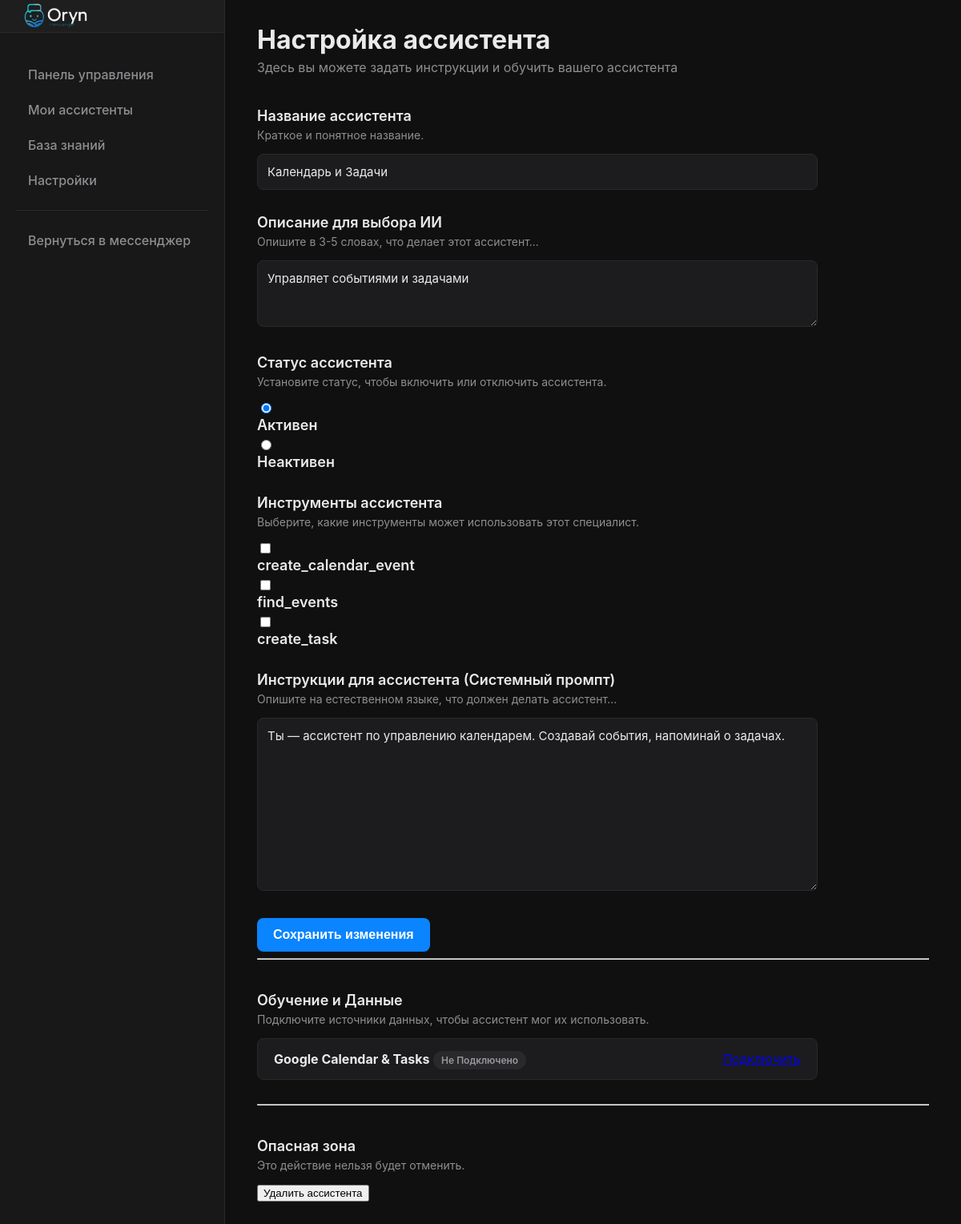
The page /assistants/configure/1 (signed in) on the database its author committed.
### models.py (models this page shows)
class Assistant(db.Model):
    id = db.Column(db.Integer, primary_key=True)
    name = db.Column(db.String(100), nullable=False)
    description = db.Column(db.String(300))
    status = db.Column(db.String(20), nullable=False, default='inactive')
    instructions = db.Column(db.Text, nullable=True)
    user_id = db.Column(db.Integer, db.ForeignKey('user.id'), nullable=False)
    tools = db.Column(db.String(500), nullable=True) # Хранит названия инструментов через запятую
    knowledge_sources = db.relationship('Knowledge', backref='assistant', lazy=True, cascade="all, delete-orphan")

### server.py (the view, shortened to what this page needs)
@app.route('/assistants/configure/<int:assistant_id>', methods=['GET', 'POST'])
@login_required
def configure_assistant(assistant_id):
    assistant = Assistant.query.filter_by(id=assistant_id, user_id=current_user.id).first_or_404()
    return render_template('configure_assistant.html', assistant=assistant)

### server.py (called while the page is built)
def get_locale():
    lang = request.args.get('lang')
    if lang in app.config['LANGUAGES']:
        session['lang'] = lang
    return session.get('lang', request.accept_languages.best_match(app.config['LANGUAGES'].keys()))

@app.context_processor
def inject_conf_var():
    return dict(
        AVAILABLE_LANGUAGES=app.config['LANGUAGES'],
        CURRENT_LANGUAGE=get_locale()
    )

@login_manager.user_loader
def load_user(user_id):
    return db.session.get(User, int(user_id))

### templates/configure_assistant.html (shortened to what this page needs)
{% extends "assistants_layout.html" %}
{% block content %}
<header class="main-header">
    <h1>{{ _('Настройка ассистента') }}</h1>
    <p class="subtitle">{{ _('Здесь вы можете задать инструкции и обучить вашего ассистента') }}</p>
</header>
<form class="config-form" method="POST">
    <div class="form-section">
        <label for="assistant_name">{{ _('Название ассистента') }}</label>
        <p class="form-hint">{{ _('Краткое и понятное название.') }}</p>
        <input type="text" id="assistant_name" name="assistant_name" value="{{ assistant.name }}" class="config-input">
    </div>
    <div class="form-section">
        <label for="assistant_description">{{ _('Описание для выбора ИИ') }}</label>
        <p class="form-hint">{{ _('Опишите в 3-5 словах, что делает этот ассистент...') }}</p>
        <textarea id="assistant_description" name="assistant_description" rows="3" class="config-textarea">{{ assistant.description or '' }}</textarea>
    </div>
    <div class="form-section">
        <label>{{ _('Статус ассистента') }}</label>
        <p class="form-hint">{{ _('Установите статус, чтобы включить или отключить ассистента.') }}</p>
        <div class="status-control">
            <input type="radio" id="status_active" name="assistant_status" value="active" {% if assistant.status == 'active' %}checked{% endif %}>
            <label for="status_active" class="status-label status-label-active">{{ _('Активен') }}</label>
            <input type="radio" id="status_inactive" name="assistant_status" value="inactive" {% if assistant.status == 'inactive' %}checked{% endif %}>
            <label for="status_inactive" class="status-label status-label-inactive">{{ _('Неактивен') }}</label>
        </div>
    </div>
    <div class="form-section">
        <label>{{ _('Инструменты ассистента') }}</label>
        <p class="form-hint">{{ _('Выберите, какие инструменты может использовать этот специалист.') }}</p>
        <div class="tools-control">
            {% set available_tools = ['create_calendar_event', 'find_events', 'create_task'] %}
            {% set selected_tools = assistant.tools.split(',') if assistant.tools else [] %}
            {% for tool in available_tools %}
            <div class="tool-checkbox">
                <input type="checkbox" id="tool_{{ tool }}" name="tools" value="{{ tool }}" {% if tool in selected_tools %}checked{% endif %}>
                <label for="tool_{{ tool }}">{{ tool }}</label>
            </div>
            {% endfor %}
        </div>
    </div>
    <div class="form-section">
        <label for="instructions">{{ _('Инструкции для ассистента (Системный промпт)') }}</label>
        <p class="form-hint">{{ _('Опишите на естественном языке, что должен делать ассистент...') }}</p>
        <textarea id="instructions" name="instructions" rows="10" class="config-textarea" placeholder="{{ _('Например: Ты — мой помощник по задачам...') }}">{{ assistant.instructions or '' }}</textarea>
    </div>
    <div class="form-actions">
        <button type="submit" class="save-btn">{{ _('Сохранить изменения') }}</button>
    </div>
</form>
<hr class="form-separator">
<div class="config-form">
    <div class="form-section">
        <label>{{ _('Обучение и Данные') }}</label>
        <p class="form-hint">{{ _('Подключите источники данных, чтобы ассистент мог их использовать.') }}</p>
        <div class="data-source">
            <div class="data-source-info">
                <strong>Google Calendar & Tasks</strong>
                {% if current_user.google_credentials_json %}
                    <span class="status-badge active">{{ _('Подключено') }}</span>
                {% else %}
                    <span class="status-badge inactive">{{ _('Не подключено') }}</span>
                {% endif %}
            </div>
            {% if current_user.google_credentials_json %}
                <form action="{{ url_for('disconnect_google') }}" method="POST" style="margin: 0;">
                    <button type="submit" class="disconnect-btn">{{ _('Отключить') }}</button>
                </form>
            {% else %}
                <a href="{{ url_for('authorize_google') }}" class="connect-btn">{{ _('Подключить') }}</a>
            {% endif %}
        </div>
    </div>
</div>
<hr class="form-separator">
<form id="delete-assistant-form" class="config-form" action="{{ url_for('delete_assistant', assistant_id=assistant.id) }}" method="POST">
    <div class="form-section">
         <label>{{ _('Опасная зона') }}</label>
         <p class="form-hint">{{ _('Это действие нельзя будет отменить.') }}</p>
        <button type="submit" class="delete-btn">{{ _('Удалить ассистента') }}</button>
    </div>
</form>
{% endblock %}

### static/css/assistants.css (style rules this page uses)
:root { --background-color: #101010; --sidebar-color: #181818; --widget-color: #1C1C1E; --primary-text-color: #EAEAEA; --secondary-text-color: #8E8E93; --accent-color: #0A84FF; --border-color: #2A2A2A; --status-active: #34C759; --status-inactive: #8E8E93; --status-training: #FF9500; }
body { font-family: -apple-system, BlinkMacSystemFont, "Segoe UI", Roboto, Helvetica, Arial, sans-serif; margin: 0; background-color: var(--background-color); color: var(--primary-text-color); }
.main-header h1 { font-size: 32px; margin: 0 0 30px 0; }
.subtitle { color: var(--secondary-text-color); margin-top: -25px; }
.config-form { margin-top: 40px; max-width: 700px; }
.form-section { margin-bottom: 30px; }
.config-form label { font-size: 18px; font-weight: 600; display: block; margin-bottom: 5px; }
.form-hint { font-size: 14px; color: var(--secondary-text-color); margin: 0 0 15px 0; }
.config-form textarea { width: 100%; padding: 12px; background-color: var(--widget-color); border: 1px solid var(--border-color); border-radius: 8px; color: var(--primary-text-color); font-family: inherit; font-size: 15px; resize: vertical; }
.form-actions { margin-top: 20px; }
.save-btn { background-color: var(--accent-color); color: white; border: none; padding: 12px 20px; font-size: 16px; font-weight: 600; border-radius: 8px; cursor: pointer; transition: background-color 0.2s; }
.status-badge { padding: 4px 10px; border-radius: 12px; font-size: 12px; font-weight: 600; text-transform: capitalize; }
.status-badge.inactive { color: #98989F; background-color: rgba(152, 152, 159, 0.1); }
.config-input, .config-textarea { width: 100%; padding: 12px; box-sizing: border-box; background-color: var(--widget-color); border: 1px solid var(--border-color); border-radius: 8px; color: var(--primary-text-color); font-family: inherit; font-size: 15px; }
.config-textarea { resize: vertical; }
.data-source { display: flex; justify-content: space-between; align-items: center; background-color: var(--widget-color); padding: 15px 20px; border: 1px solid var(--border-color); border-radius: 8px; }

### rows shown on the page
Assistant: assistant_name "Календарь и Задачи", assistant_description "Управляет событиями и задачами", status "☑ Активен", status "☐ Неактивен", instructions "Ты — ассистент по управлению календарем. Создавай события, напоминай о задачах."

### other values the page prints
{{ tool }} "create_calendar_event" "find_events" "create_task"
